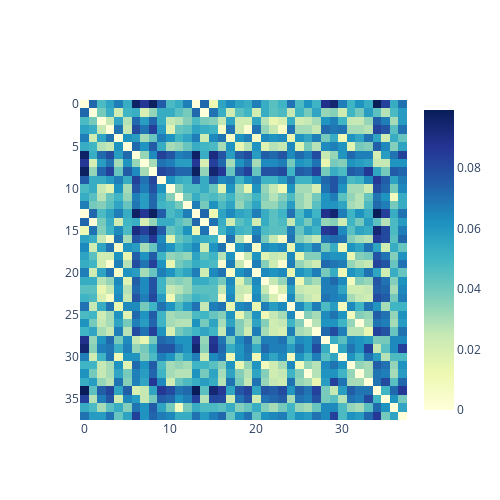
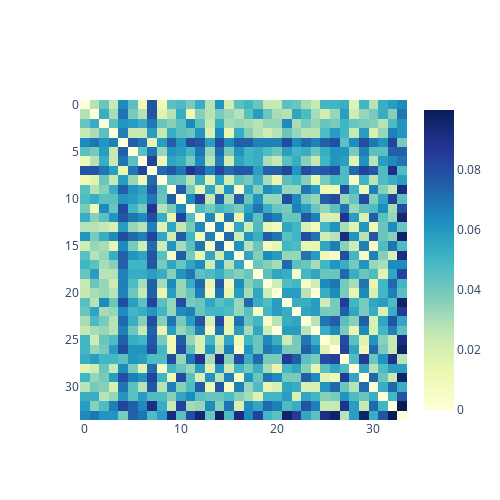
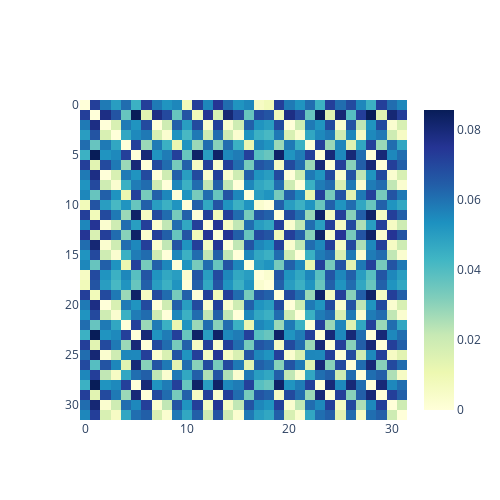
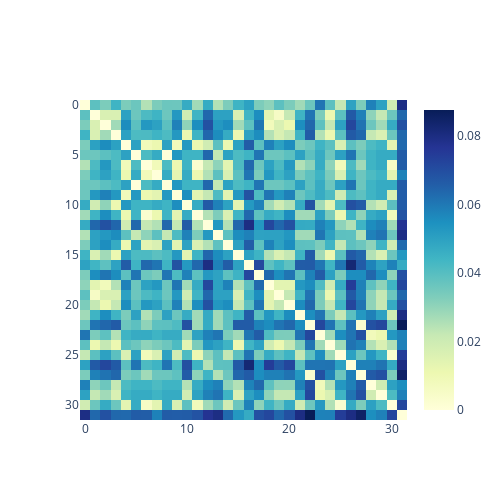

Source (notebook cell) for these figures, in order:
### Code cell
for read in centromere_reads[:10]:
    c = ClusteringSeq([read.seq[unit.start:unit.end] for unit in read.units], revcomp=False, cyclic=True)
    c.calc_dist_mat()
    c.plot_dist_mat(variable_scale=True)

### Figure 1 — Plotly figure (JSON) as saved in the notebook; plotly's stock layout.template omitted (floating-point values rounded to 4 significant figures; data arrays with more than 128 entries replaced by an {"elided": "..."} marker saying what was removed)
{"data": [{"colorscale": [[0, "rgb(255,255,217)"], [0.125, "rgb(237,248,177)"], [0.25, "rgb(199,233,180)"], [0.375, "rgb(127,205,187)"], [0.5, "rgb(65,182,196)"], [0.625, "rgb(29,145,192)"], [0.75, "rgb(34,94,168)"], [0.875, "rgb(37,52,148)"], [1, "rgb(8,29,88)"]], "showscale": true, "type": "heatmap", "z": {"elided": "38x38 float values"}}], "layout": {"height": 500, "hovermode": "closest", "width": 500, "xaxis": {"showgrid": true}, "yaxis": {"autorange": "reversed", "showgrid": true}}}

### Figure 2 — Plotly figure (JSON) as saved in the notebook; plotly's stock layout.template omitted (floating-point values rounded to 4 significant figures; data arrays with more than 128 entries replaced by an {"elided": "..."} marker saying what was removed)
{"data": [{"colorscale": [[0, "rgb(255,255,217)"], [0.125, "rgb(237,248,177)"], [0.25, "rgb(199,233,180)"], [0.375, "rgb(127,205,187)"], [0.5, "rgb(65,182,196)"], [0.625, "rgb(29,145,192)"], [0.75, "rgb(34,94,168)"], [0.875, "rgb(37,52,148)"], [1, "rgb(8,29,88)"]], "showscale": true, "type": "heatmap", "z": {"elided": "34x34 float values"}}], "layout": {"height": 500, "hovermode": "closest", "width": 500, "xaxis": {"showgrid": true}, "yaxis": {"autorange": "reversed", "showgrid": true}}}

### Figure 3 — Plotly figure (JSON) as saved in the notebook; plotly's stock layout.template omitted (floating-point values rounded to 4 significant figures; data arrays with more than 128 entries replaced by an {"elided": "..."} marker saying what was removed)
{"data": [{"colorscale": [[0, "rgb(255,255,217)"], [0.125, "rgb(237,248,177)"], [0.25, "rgb(199,233,180)"], [0.375, "rgb(127,205,187)"], [0.5, "rgb(65,182,196)"], [0.625, "rgb(29,145,192)"], [0.75, "rgb(34,94,168)"], [0.875, "rgb(37,52,148)"], [1, "rgb(8,29,88)"]], "showscale": true, "type": "heatmap", "z": {"elided": "32x32 float values"}}], "layout": {"height": 500, "hovermode": "closest", "width": 500, "xaxis": {"showgrid": true}, "yaxis": {"autorange": "reversed", "showgrid": true}}}

### Figure 4 — Plotly figure (JSON) as saved in the notebook; plotly's stock layout.template omitted (floating-point values rounded to 4 significant figures; data arrays with more than 128 entries replaced by an {"elided": "..."} marker saying what was removed)
{"data": [{"colorscale": [[0, "rgb(255,255,217)"], [0.125, "rgb(237,248,177)"], [0.25, "rgb(199,233,180)"], [0.375, "rgb(127,205,187)"], [0.5, "rgb(65,182,196)"], [0.625, "rgb(29,145,192)"], [0.75, "rgb(34,94,168)"], [0.875, "rgb(37,52,148)"], [1, "rgb(8,29,88)"]], "showscale": true, "type": "heatmap", "z": {"elided": "32x32 float values"}}], "layout": {"height": 500, "hovermode": "closest", "width": 500, "xaxis": {"showgrid": true}, "yaxis": {"autorange": "reversed", "showgrid": true}}}
